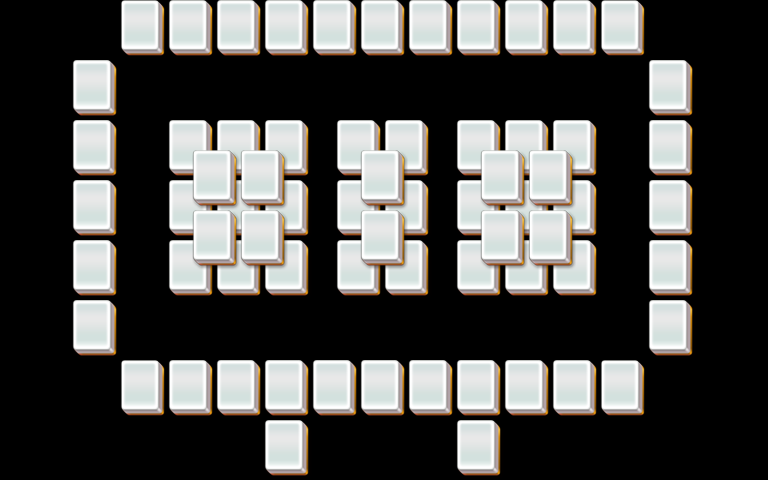

This game map was drawn from its Tiled (.tmx) file and the tilesets committed beside it. A one-line description and the trimmed map source follow:
An orthogonal 32x16 tile map with 24x30 px tiles, 3 tile layers (layer1, layer2, layer3).

<map version="1.0" orientation="orthogonal" width="32" height="16" tilewidth="24" tileheight="30">
 <properties>
  <property name="species" value="25" />
 </properties>
 <tileset firstgid="1" name="mahjong" tilewidth="48" tileheight="60">
  <image source="mahjong.png" />
 </tileset>
 <layer name="layer1" width="32" height="16">
  <data>[512 cells, 58 non-empty, 1 distinct tile ids]</data>
 </layer>
 <layer name="layer2" width="32" height="16">
  <data>[512 cells, 54 non-empty, 1 distinct tile ids]</data>
 </layer>
 <layer name="layer3" width="32" height="16">
  <data>[512 cells, 34 non-empty, 1 distinct tile ids]</data>
 </layer>
</map>
